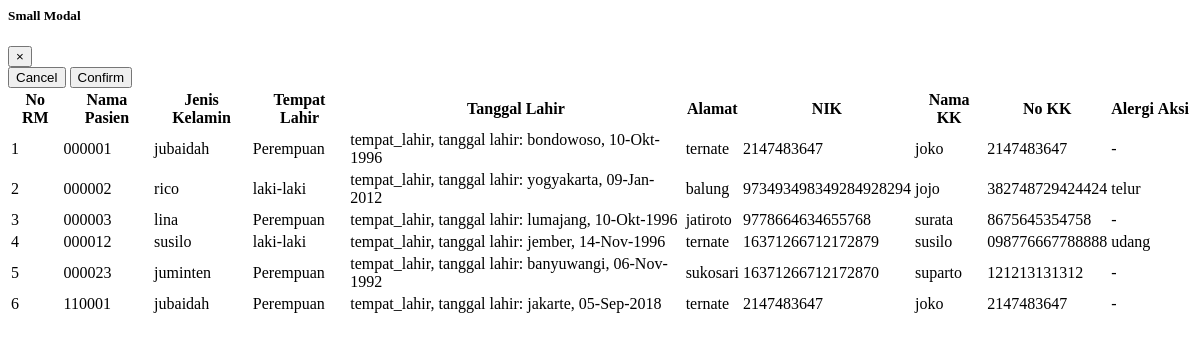
The app's page /_plug_jabatan/Pasien/DataMaster.php with its own data.
### tables this page shows
CREATE TABLE IF NOT EXISTS `pasien` (
  `no_rm` varchar(6) NOT NULL,
  `nama_pasien` varchar(50) NOT NULL,
  `jenis_kelamin` varchar(10) NOT NULL,
  `tempat_lahir` varchar(50) NOT NULL,
  `tanggal_lahir` date NOT NULL,
  `alamat` varchar(50) NOT NULL,
  `nik` varchar(50) NOT NULL,
  `nama_kk` varchar(20) NOT NULL,
  `no_kk` varchar(15) NOT NULL,
  `alergi` varchar(20) NOT NULL
);

### _config/config.php (called while the page is built, shortened)
<?php
function base_url($url = null){
	$base_url = "http://localhost/poligogo";
	if($url != null){
		return $base_url."/".$url;
	} else {
		return $base_url;
	}
}
?>

### _plug_jabatan/Pasien/Crud.php (called while the page is built, shortened)
<?php
	class Crud
	{
		var $table = 'pasien';
	    public function __construct()
	    {
			require '../../_config/config.php';
	    }
	    public function get_data(){
	    	$mysqli = mysqli_connect('localhost','root','','db_poligigi');
	    	$query = mysqli_query($mysqli, "select * from $this->table");
	    	while ($ress = mysqli_fetch_assoc($query)) {
	    	    	$result[] = $ress;
	    	}
	    	return $result;
	    }
	}
?>

### _plug_jabatan/Pasien/DataMaster.php (the view, shortened to what this page needs)
<?php
require 'Crud.php';
$crud = new crud;
?>
<div class="modal fade" id="Modal-ubah" tabindex="-1" role="dialog" aria-labelledby="largemodalLabel" aria-hidden="true">
    <div class="modal-dialog modal-lg" role="document">
        <div class="modal-content">
            <div class="modal-header">
                <h5 class="modal-title" id="smallmodalLabel">Small Modal</h5>
                    <button type="button" class="close" data-dismiss="modal" aria-label="Close">
                        <span aria-hidden="true">&times;</span>
                    </button>
            </div>
            <div class="modal-footer">
                <button type="button" class="btn btn-secondary" data-dismiss="modal">Cancel</button>
                <button type="submit" class="btn btn-primary" id='btn-inpedit'>Confirm</button>
            </div>
        </div>
    </div>
</div>
<link href="<?php echo base_url();?>/_assets/css/plugins/dataTables/dataTables.bootstrap.css" rel="stylesheet">
 <table class="table table-striped table-bordered table-hover" id="dataTables-example">
                                            <thead>
                                                <tr>
                                                    <th>No RM</th>
                                                    <th>Nama Pasien</th>
                                                    <th>Jenis Kelamin</th>
                                                    <th>Tempat Lahir</th>
                                                    <th>Tanggal Lahir</th>
                                                    <th>Alamat</th>
                                                    <th>NIK</th>
                                                    <th>Nama KK</th>
                                                    <th>No KK</th>
                                                    <th>Alergi</th>
                                                    <th>Aksi</th>
                                                </tr>
                                            </thead>
                                            <tbody>
                                                <?php
                                                    foreach ($crud->get_data() as $key_data => $value_data) {
                                                        $tanggal = explode('-', $value_data['tanggal_lahir']);
                                                        $bulan = $tanggal[1];
                                                        if($bulan == 1){
                                                            $bulan = 'Jan';
                                                        }elseif ($bulan == 2) {
                                                            $bulan = "Feb";
                                                        }elseif ($bulan == 3) {
                                                            $bulan = "Mar";
                                                        }elseif ($bulan == 4) {
                                                            $bulan = "Apr";
                                                        }elseif ($bulan == 5) {
                                                            $bulan = "Mei";
                                                        }elseif ($bulan == 6) {
                                                            $bulan = "Jun";
                                                        }elseif ($bulan == 7) {
                                                            $bulan = "Jul";
                                                        }elseif ($bulan == 8) {
                                                            $bulan = "Agu";
                                                        }elseif ($bulan == 9) {
                                                            $bulan = "Sep";
                                                        }elseif ($bulan == 10) {
                                                            $bulan = "Okt";
                                                        }elseif ($bulan == 11) {
                                                            $bulan = "Nov";
                                                        }else{
                                                            $bulan = "Des";
                                                        }
                                                        $key_data++;
                                                        echo "<tr>
                                                                <td>$key_data</td>
                                                                <td>".$value_data['no_rm']."</td>
                                                                <td>".$value_data['nama_pasien']."</td>
                                                                <td>".$value_data['jenis_kelamin']."</td>
                                                                <td> tempat_lahir, tanggal lahir: ".$value_data['tempat_lahir'].", ".$tanggal[2]."-".$bulan."-".$tanggal[0]."<br></td>
                                                                <td>".$value_data['alamat']."</td>
                                                                <td>".$value_data['nik']."</td>
                                                                <td>".$value_data['nama_kk']."</td>
                                                                <td>".$value_data['no_kk']."</td>
                                                                <td>".$value_data['alergi']."</td>
                                                                <td>
                                                                    <a href='javascript:void(0);' data-toggle='modal' data-target='#Modal-ubah' id='ubah".$key_data."' data-no_rm='".$value_data['no_rm']."' data-nama_pasien='".$value_data['nama_pasien']."' data-jk='".$value_data['jenis_kelamin']."' data-tempat='".$value_data['tempat_lahir']."' data-tanggal='".$value_data['tanggal_lahir']."' data-alamat='".$value_data['alamat']."' data-nik='".$value_data['nik']."' data-nama_kk='".$value_data['nama_kk']."' data-no_kk='".$value_data['no_kk']."' data-alergi='".$value_data['alergi']."'title='Ubah data'>
                                                                    <span class='glyphicon glyphicon-pencil'></span>
                                                                    </a>
                                                                    <a href='javascript:void(0);' id='hapus".$key_data."' data-no_rm='".$value_data['no_rm']."'><span class='glyphicon glyphicon-trash'></span></a>&nbsp;
                                                                </td>
                                                        </tr>";
                                                    }
                                                ?>
                                            </tbody>
                                        </table>

### records on screen
pasien: no_rm "000001", nama_pasien "jubaidah", jenis_kelamin "Perempuan", tempat_lahir "bondowoso", tanggal_lahir "10", tanggal_lahir "Okt", tanggal_lahir "1996", alamat "ternate", nik "2147483647", nama_kk "joko", no_kk "2147483647", alergi "-"
pasien: no_rm "000002", nama_pasien "rico", jenis_kelamin "laki-laki", tempat_lahir "yogyakarta", tanggal_lahir "09", tanggal_lahir "Jan", tanggal_lahir "2012", alamat "balung", nik "973493498349284928294", nama_kk "jojo", no_kk "382748729424424", alergi "telur"
pasien: no_rm "000003", nama_pasien "lina", jenis_kelamin "Perempuan", tempat_lahir "lumajang", tanggal_lahir "10", tanggal_lahir "Okt", tanggal_lahir "1996", alamat "jatiroto", nik "9778664634655768", nama_kk "surata", no_kk "8675645354758", alergi "-"
pasien: no_rm "000012", nama_pasien "susilo", jenis_kelamin "laki-laki", tempat_lahir "jember", tanggal_lahir "14", tanggal_lahir "Nov", tanggal_lahir "1996", alamat "ternate", nik "16371266712172879", nama_kk "susilo", no_kk "098776667788888", alergi "udang"
pasien: no_rm "000023", nama_pasien "juminten", jenis_kelamin "Perempuan", tempat_lahir "banyuwangi", tanggal_lahir "06", tanggal_lahir "Nov", tanggal_lahir "1992", alamat "sukosari", nik "16371266712172870", nama_kk "suparto", no_kk "121213131312", alergi "-"
pasien: no_rm "110001", nama_pasien "jubaidah", jenis_kelamin "Perempuan", tempat_lahir "jakarte", tanggal_lahir "05", tanggal_lahir "Sep", tanggal_lahir "2018", alamat "ternate", nik "2147483647", nama_kk "joko", no_kk "2147483647", alergi "-"
